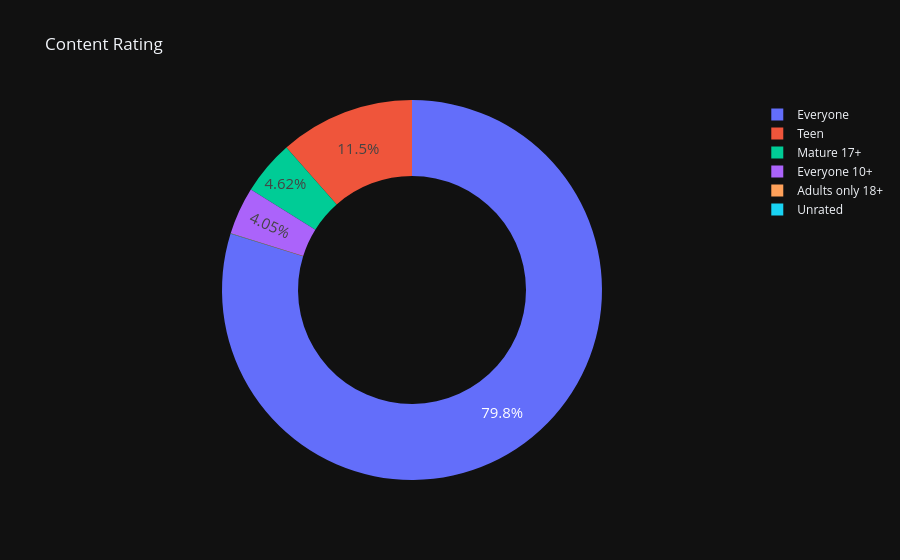

Write notebook code for a chart like this one.
### Code cell
import plotly.express as px

fig = px.pie(labels=ratings.index,
values=ratings.values,
title="Content Rating",
names=ratings.index, #takes the index values as names of the categories
hole=0.6,
)
fig.update_traces(textposition='inside', textfont_size=15, textinfo='percent')

### Figure 1 — Plotly figure (JSON) as saved in the notebook; plotly's stock layout.template omitted (floating-point values rounded to 4 significant figures)
{"data": [{"domain": {"x": [0.0, 1.0], "y": [0.0, 1.0]}, "hole": 0.6, "hovertemplate": "label=%{label}<br>value=%{value}<extra></extra>", "labels": ["Everyone", "Teen", "Mature 17+", "Everyone 10+", "Adults only 18+", "Unrated"], "legendgroup": "", "name": "", "showlegend": true, "values": [7094, 1022, 411, 360, 3, 1], "type": "pie", "textfont": {"size": 15}, "textinfo": "percent", "textposition": "inside"}], "layout": {"legend": {"tracegroupgap": 0}, "title": {"text": "Content Rating"}}}
